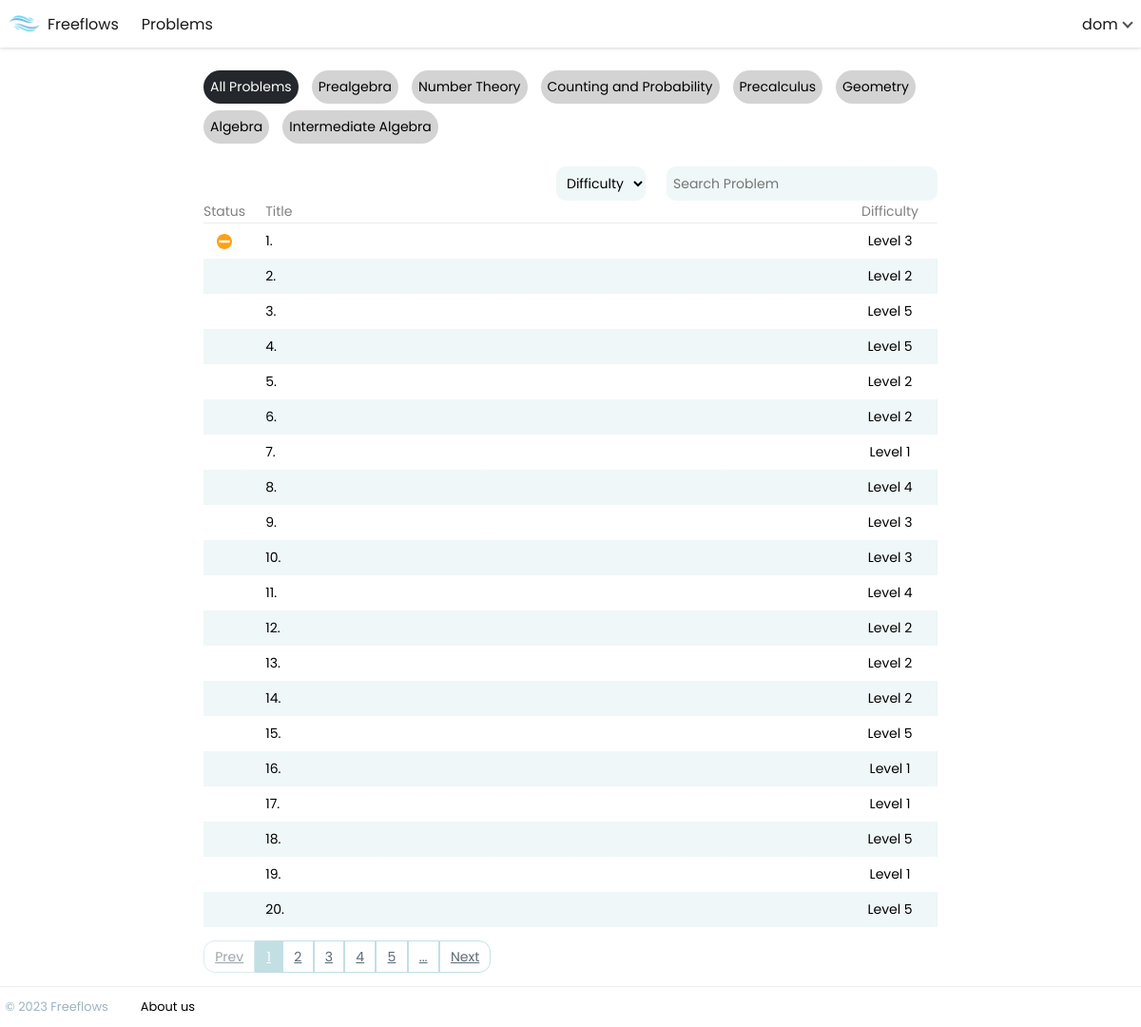
The page /problems/all (signed in) on the database as committed earlier.
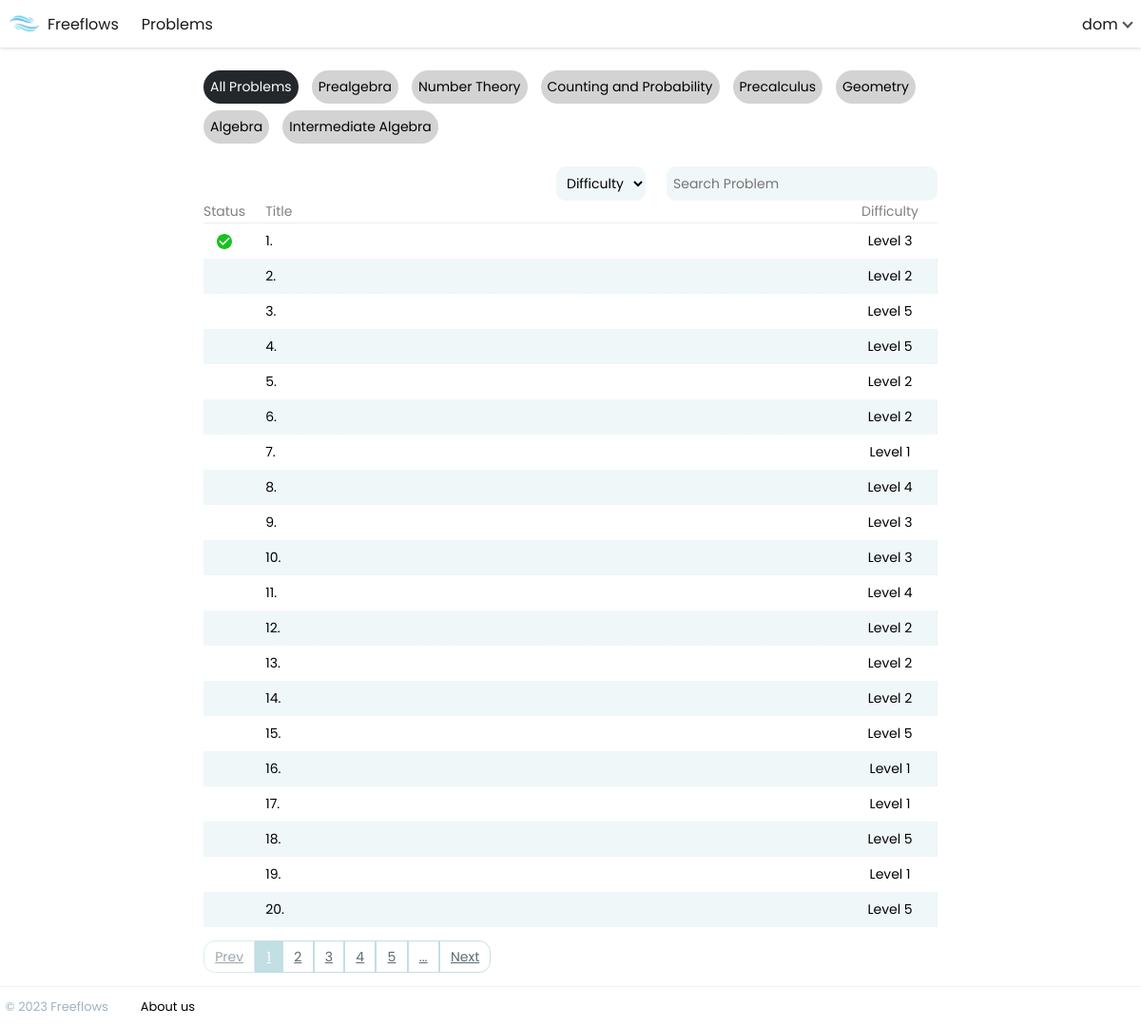
The same page on the database as committed later.
### mathtrainer/models.py (models this page shows, shortened)
class Problem(models.Model):
    class LevelChoices(models.TextChoices):
        Level_1 = 'Level 1'
        Level_2 = 'Level 2'
        Level_3 = 'Level 3'
        Level_4 = 'Level 4'
        Level_5 = 'Level 5'
    title = models.TextField(primary_key=True)
    id = models.IntegerField()
    problem = models.TextField()
    level = models.TextField(choices=LevelChoices.choices)
    type = models.TextField()
    solution = models.TextField()
    answer = models.TextField()

### mathtrainer/views.py (the view)
# urls.py: path('problems/<str:problem_type>', views.problem_set, name='problem_set'),
def problem_set(request, problem_type):
    user = request.user
    problems = Problem.objects.all().order_by('id') if problem_type == 'all' else Problem.objects.filter(
        type=problem_type).order_by('id')
    problem_filter = ProblemFilter(request.GET, queryset=problems)
    problems = problem_filter.qs
    request.session["problem_titles"] = [str(title[0]) for title in problems.values_list('title')]
    problem_set_paginator = Paginator(problems, 20)
    page = request.GET.get('page')
    if user.is_authenticated:
        user_profile = UserProfile.objects.get(user=user)
        user_history = user_profile.history
    else:
        user_history = {}
    problems = problem_set_paginator.get_page(page)
    return render(request,
                  'problem_set.html',
                  {'problems': problems, 'problem_type': problem_type, 'filter': problem_filter,
                   'user_history': user_history})

### mathtrainer/templatetags/custom_filters.py (called while the page is built)
@register.filter
def titleize(string):
    string = string.replace('-', ' ')
    string = titlecase(string)
    return string

@register.simple_tag
def page_limits(curr_page, page_limit, num_pages):
    lower_limit = curr_page // page_limit * page_limit + 1
    higher_limit = (curr_page // page_limit + 1) * page_limit + 1
    if curr_page % page_limit == 0:
        lower_limit = curr_page - page_limit + 1
        higher_limit = curr_page + 1
    higher_limit = num_pages + 1 if higher_limit > num_pages else higher_limit
    if higher_limit == lower_limit:
        higher_limit += 1
    return range(lower_limit, higher_limit)

@register.filter
def get_status(item, user_history):
    if str(item.title) in user_history.keys():
        return user_history[str(item.title)]
    else:
        return ''

@register.simple_tag(takes_context=True)
def query_transform(context, **kwargs):
    query = context['request'].GET.copy()
    for k, v in kwargs.items():
        query[k] = v
    return query.urlencode()

### mathtrainer/templates/problem_set.html (shortened to what this page needs)
{% extends 'base.html' %}
{% load static %}
{% load custom_filters %}
{% block content %}
    <div class="problem-table-container">
        <div class="filter-btn-container">
            <a class="{% if problem_type == 'all' %}active{% endif %}" href="/problems/all">All Problems</a>
            <a class="{% if problem_type == 'prealgebra' %}active{% endif %}" href="/problems/prealgebra">Prealgebra</a>
            <a class="{% if problem_type == 'number-theory' %}active{% endif %}" href="/problems/number-theory">Number
                Theory</a>
            <a class="{% if problem_type == 'counting-and-probability' %}active{% endif %}"
               href="/problems/counting-and-probability">Counting and Probability</a>
            <a class="{% if problem_type == 'precalculus' %}active{% endif %}"
               href="/problems/precalculus">Precalculus</a>
            <a class="{% if problem_type == 'geometry' %}active{% endif %}" href="/problems/geometry">Geometry</a>
            <a class="{% if problem_type == 'algebra' %}active{% endif %}" href="/problems/algebra">Algebra</a>
            <a class="{% if problem_type == 'intermediate-algebra' %}active{% endif %}"
               href="/problems/intermediate-algebra">Intermediate Algebra</a>
        </div>
        <form id="filter" method="get" action="" autocomplete="off">
            {{ filter.form }}
        </form>
        <table class="problem-table">
            <thead>
            <tr>
                <td class="status-cell">Status</td>
                <td class="title-cell">Title</td>
                <td class="difficulty-cell">Difficulty</td>
            </tr>
            </thead>
            {% for item in problems %}
                <tr>
                    <td class="status-cell">
                        {% if item|get_status:user_history == 's' %}
                            <img src="{% static 'img/check.svg' %}" alt="check" title="solved">
                        {% elif item|get_status:user_history == 'a' %}
                            <img src="{% static 'img/minus.svg' %}" alt="minus" title="attempted">
                        {% endif %}
                    </td>
                    <td class="title-cell">
                        <a href="/problem/{{ item.title }}">{{ item.id }}. {{ item.title | titleize }}</a></td>
                    <td class="difficulty-cell"> {{ item.level }}</td>
                </tr>
            {% endfor %}
        </table>
        <ul class="page-nav-container">
            <li class="{% if not problems.has_previous %}disabled{% endif %}"><a
                    href="?page={% if problems.has_previous %}{{ problems.previous_page_number }}{% endif %}">Prev</a>
            </li>
            {% page_limits problems.number 5 problems.paginator.num_pages as page_limits %}
            {% for page in page_limits %}
                <li class="{% if page == problems.number %}active{% endif %}">
                    <a href="?{% query_transform page=page %}">{{ page }}</a>
                </li>
            {% endfor %}
            {% if page_limits.0|add:5 <= problems.paginator.num_pages %}
                <li>
                    <a href="?{% query_transform page=page_limits.0|add:5 %}">...</a>
                </li>
            {% endif %}
            <li class="{% if not problems.has_next %}disabled{% endif %}"><a
                    href="?page={% if problems.has_next %}{{ problems.next_page_number }}{% endif %}">Next</a></li>
        </ul>
    </div>
{% endblock %}

### mathtrainer/templates/base.html (shortened to what this page needs)
<!DOCTYPE html>
{% load static %}
<html lang="en">
<head>
    <link
            rel="preload"
            as="style"
            href="{% static 'css/style.css' %}"
            onload="this.rel = 'stylesheet'"
    />
    <link rel="stylesheet" href="{% static 'css/mathquill.css' %}"/>
</head>
<body>
<header>
    <div class='nav-container'>
        <li class="nav-item">
            <a class='nav-link' href={% url 'home' %}>
                <img id="logo" src="{% static 'img/logo.svg' %}">
                Freeflows
        </li>
        <li class="nav-item">
            <a class='nav-link' href='/problems/all'>Problems</a>
        </li>
        {% if user.is_authenticated %}
            <li class="dropdown">
                <span class="nav-link" id="profile-dropdown-btn">
                    {{ request.user.username }}
                    <i class="arrow" id="profile-dropdown-arrow"></i>
                </span>
            </li>
        {% else %}
            <a class='nav-link' href={% url 'login' %}>Sign in</a>
        {% endif %}
    </div>
</header>
<main>
    {% block content %} {% endblock %}
</main>
<footer>
    <div class='footer-container'>
        <p>© 2023 Freeflows</p>
        <a class='nav-link' href={% url 'about' %}>About us</a>
    </div>
</footer>
</body>
</html>

### mathtrainer/static/css/style.css (style rules this page uses)
* { box-sizing: border-box; }
body { display: block; font-family: Poppins, sans-serif; overflow-x: hidden; margin: 0; }
main { display: flex; margin-left: auto; margin-right: auto; min-height: 86svh; flex-wrap: wrap; justify-content: center; }
a, a:visited, a:hover, a:active { color: inherit; }
header { display: flex; justify-content: center; height: 50px; width: 100svw; box-shadow: 0 0 4px rgba(0, 0, 0, 0.25); }
.nav-container { display: flex; align-self: center; align-items: center; padding: 0 10px; max-width: 1200px; width: 100%; height: 100%; gap: 1.5rem; }
.nav-item { display: flex; opacity: 0.9; height: 90%; align-items: center; align-self: center; text-decoration: none; }
.nav-link { display: flex; align-self: center; align-items: center; text-decoration: none; }
#logo { display: flex; padding-right: 0.5em; width: 2.5em; height: auto; }
.nav-item:nth-child(2) { margin-right: auto; }
#profile-dropdown-btn { height: 100%; cursor: pointer; gap: 0.2em; opacity: 0.9; }
#profile-dropdown-arrow { height: 0.5em; width: 0.5em; opacity: 0.75; border-width: 2px 0 0 2px; border-color: #000; border-style: solid; transform: rotate(225deg); margin: 0 0 0.1em 0.2em; }
.dropdown { user-select: none; position: relative; display: inline-block; height: 100%; }
footer { display: flex; justify-content: center; width: 100svw; }
footer > .footer-container { margin: auto; gap: 2em; width: 100%; max-width: 1200px; height: 3em; border-top: 1px solid #eeeeee; }
.footer-container > p { color: #9db4c0; }
footer * { display: flex; margin: auto 0; width: fit-content; align-self: center; padding: 0.2em; text-decoration: none; font-size: 0.9em; }
.problem-table-container { margin: 0 auto; font-size: 14px; width: 100%; max-width: 800px; overflow-x: hidden; }
.filter-btn-container { display: flex; margin: 3vh auto; width: 100%; flex-direction: row; flex-wrap: wrap; gap: 0.5em 1em; padding: 0 1em; overflow: revert; }
.filter-btn-container > a { white-space: nowrap; text-decoration: none; width: fit-content; padding: 0.5em; border-radius: 2em; background-color: lightgray; }
.filter-btn-container > a.active { background-color: #24272b; color: white; }
.problem-table-container > form * { display: flex; font: inherit; margin-left: 1px; padding: 0.5em; border-radius: 10px; border: 0; background: #c2dfe3 linear-gradient(rgba(255, 255, 255, 0.75), rgba(255, 255, 255, 0.75)); }
.problem-table-container > .problem-table { border-collapse: collapse; margin: 0 1em; }
.problem-table > thead { color: grey; border-bottom: 1px solid #eeeeee; }
.problem-table > tbody > tr { line-height: 2.5em; }
tr:nth-child(even) { background: #c2dfe3 linear-gradient(rgba(255, 255, 255, 0.75), rgba(255, 255, 255, 0.75)); }
tr > .status-cell, tr > .difficulty-cell { width: 1%; height: auto; white-space: nowrap; padding: 1px 20px 1px 0; text-align: center; }
.status-cell > img { width: 35%; height: auto; vertical-align: middle; }
.title-cell a { text-decoration: none; }
.page-nav-container { display: flex; list-style: none; padding: 0 1em; }
.page-nav-container > li { display: inline-flex; width: fit-content; white-space: nowrap; color: #5C6B73; cursor: pointer; border: 1px solid #C2DFE3; }
.page-nav-container > li > a { padding: 0.4em 0.8em; }
.page-nav-container > li.active { color: white; background-color: #C2DFE3; }
.page-nav-container > li.disabled { pointer-events: none; opacity: 0.6; }
.page-nav-container > li:first-child { border-radius: 12px 0 0 12px; }
.page-nav-container > li:last-child { border-radius: 0 12px 12px 0; }

Rows that differ between the two databases and show on the page:
changed through a linked row, Problem (number 1 of 20 on the later page): history: picture added; history: picture removed
